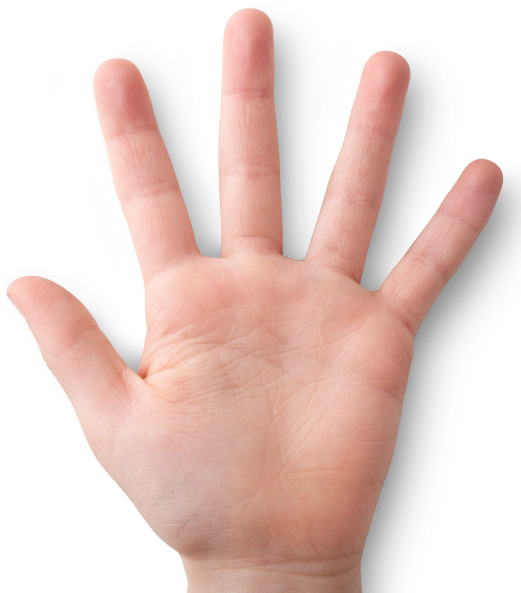
//> input picture WebcamGestures/ConvexDetection/hand.jpg, 521 x 593 px, given in place of the camera
$ ./main   (built with g++ and OpenCV 4, older OpenCV classes emulated)
//> lines starting //> are read from the running program, lines starting //| are printed output that depends on the picture; after the words box and inside, x2 and y2 are one past the last pixel; in counts of white or black regions, pixels touching at a corner belong together
#include<opencv2/opencv.hpp>
#include<iostream>
#include<vector>

using namespace cv;

 // Returns index of largest vector
int findBiggestContour( vector < vector<Point> > contours)
{
// Keep in mind, a contour is a vector of points
// So multiple contours are 2D vectors of points

    // Index of largest contour
	int indexOfBiggestContour = -1;

    // Size of contour (temp var)
	int sizeOfBiggestContour = 0;

    // Iterate through each contour
	for (int i = 0; i < contours.size(); i++)
    {
   	 // Pretty straigh forward! Find the largest contour
    	if(contours[i].size() > sizeOfBiggestContour)
   	 {
        	sizeOfBiggestContour = contours[i].size();
        	indexOfBiggestContour = i;
    	}
	}

	return indexOfBiggestContour;
}


int main(int argc, char *argv[])
{

	Mat frame;    // frame from camera
	Mat back;    // background frame
	Mat fore;    // foreground segment
	Mat yuv;
	Mat drawing;

	VideoCapture camera;
    int cameraNumber = 0;
    //camera.open("cam.mp4");
    camera.open(0);
	VideoWriter writerFore("VideoDumpForeAsh1.avi",CV_FOURCC('P', 'I', 'M', '1'), 20, Size(640,480), false);
	VideoWriter writerCam("VideoDumpCamAsh1.avi",CV_FOURCC('P', 'I', 'M', '1'), 20, Size(640,480), false);


    int history = 500;
    float learningRate = 0.0001;

    // Create an object of the background subtractor
	BackgroundSubtractorMOG2 background(history,16,true);

    // Contour points
	std::vector<std::vector<cv::Point> > contours;

	namedWindow("Frame");
	namedWindow("Background");


	while(1)
	{
   	 // Get frame
    	camera >> frame;
//> frame is the input picture: 593 rows x 521 cols, CV_8UC3; mean B, G, R 203.4, 209.5, 232.7
		writerCam<<drawing;
   	 // Resize the frame
    	resize(frame, frame, Size(640,480));
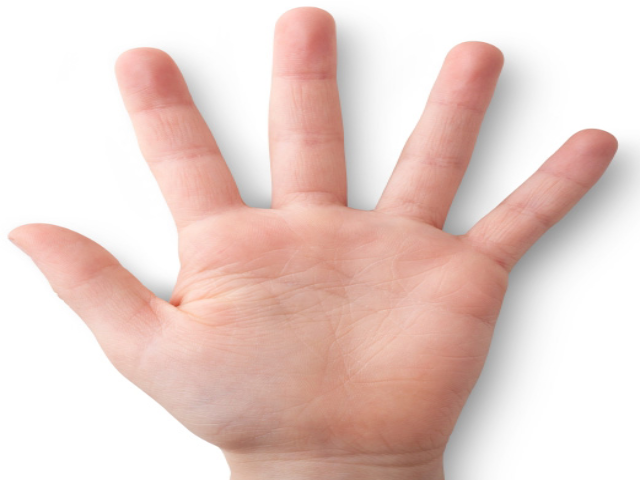
//> frame: 480 rows x 640 cols, CV_8UC3; mean B, G, R 203.3, 209.4, 232.7

    	cvtColor(frame, yuv, CV_BGR2YCrCb);
//> yuv: 480 rows x 640 cols, CV_8UC3; mean of channels 0, 1, 2 215.6, 140.2, 121

   	 // Feed subtractor new frame and get foreground
   	 background.operator ()(yuv,fore,learningRate);

   	 // Get the background. History is colleceted by background object
    	background.getBackgroundImage(back);

   	 // Erode and Dilate to remove noise (seems to work)
    	erode(fore,fore,cv::Mat());
    	dilate(fore,fore,cv::Mat());

   	 // Find and draw Contours
    	findContours(fore,contours,CV_RETR_EXTERNAL,CV_CHAIN_APPROX_NONE);
    	drawContours(frame,contours,-1,cv::Scalar(0,0,255),2);
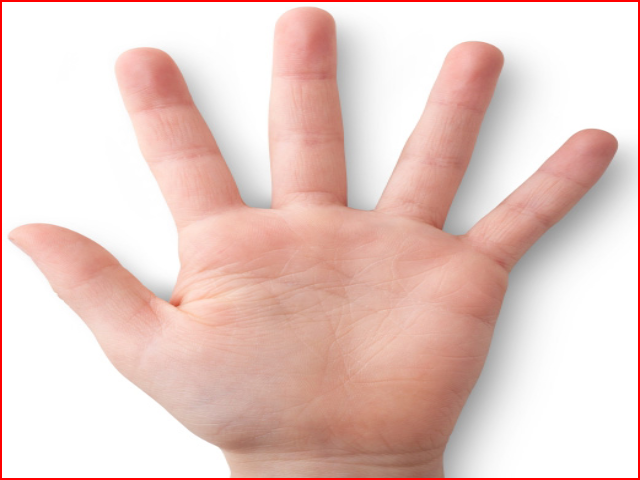
//> frame: 480 rows x 640 cols, CV_8UC3; 1.45% of pixels changed, all inside (x1, y1, x2, y2) = (0, 0, 640, 480)

    	int s = findBiggestContour(contours);

    // Draw and fill detector contour
    	drawing = Mat::zeros( frame.size(), CV_8UC1 );
    	drawContours( drawing, contours, s, Scalar(255), -1, 8);//, hierarchy, 0, Point() );
//> drawing: 480 rows x 640 cols, CV_8UC1; every value is 255

		writerFore<<drawing;


   	 // Show frame and saved background
   	 imshow("Frame", frame);
   	 imshow("Foreground", fore);
    	imshow("Background", back);
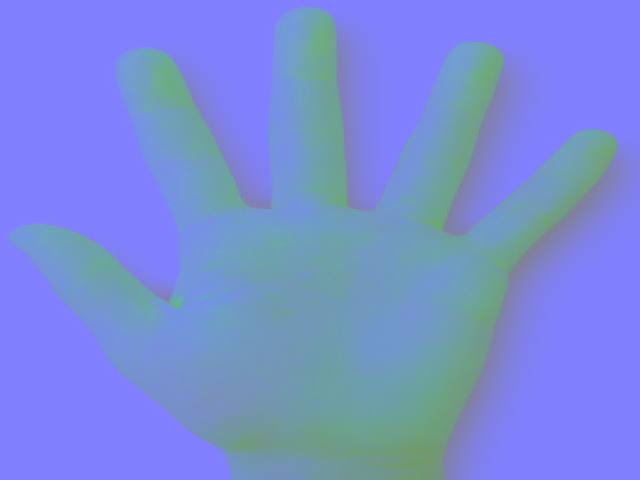
//> window 'Background': 480 rows x 640 cols, CV_8UC3; mean B, G, R 215.6, 140.2, 121
    	imshow("Drawing", drawing);

   	 if(waitKey(30) == 27)
//> the Esc key is pressed
   	 {
   	 	break;

   	 }

	}

	imwrite("Segment.jpg",drawing);
	return 0;
}
